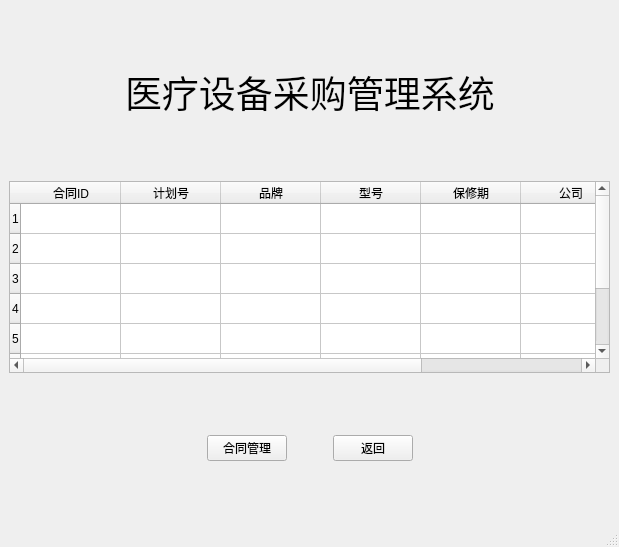
<?xml version="1.0" encoding="UTF-8"?>
<ui version="4.0">
 <class>MainWindow</class>
 <widget class="QMainWindow" name="MainWindow">
  <property name="geometry">
   <rect>
    <x>0</x>
    <y>0</y>
    <width>619</width>
    <height>547</height>
   </rect>
  </property>
  <property name="windowTitle">
   <string>合同查询</string>
  </property>
  <widget class="QWidget" name="centralwidget">
   <layout class="QVBoxLayout" name="verticalLayout">
    <item>
     <spacer name="verticalSpacer">
      <property name="orientation">
       <enum>Qt::Vertical</enum>
      </property>
      <property name="sizeHint" stdset="0">
       <size>
        <width>20</width>
        <height>40</height>
       </size>
      </property>
     </spacer>
    </item>
    <item>
     <layout class="QHBoxLayout" name="horizontalLayout">
      <item>
       <spacer name="horizontalSpacer">
        <property name="orientation">
         <enum>Qt::Horizontal</enum>
        </property>
        <property name="sizeHint" stdset="0">
         <size>
          <width>40</width>
          <height>20</height>
         </size>
        </property>
       </spacer>
      </item>
      <item>
       <widget class="QLabel" name="label">
        <property name="text">
         <string>&lt;html&gt;&lt;head/&gt;&lt;body&gt;&lt;p&gt;&lt;span style=&quot; font-size:28pt;&quot;&gt;医疗设备采购管理系统&lt;/span&gt;&lt;/p&gt;&lt;/body&gt;&lt;/html&gt;</string>
        </property>
       </widget>
      </item>
      <item>
       <spacer name="horizontalSpacer_2">
        <property name="orientation">
         <enum>Qt::Horizontal</enum>
        </property>
        <property name="sizeHint" stdset="0">
         <size>
          <width>40</width>
          <height>20</height>
         </size>
        </property>
       </spacer>
      </item>
     </layout>
    </item>
    <item>
     <spacer name="verticalSpacer_2">
      <property name="orientation">
       <enum>Qt::Vertical</enum>
      </property>
      <property name="sizeHint" stdset="0">
       <size>
        <width>20</width>
        <height>40</height>
       </size>
      </property>
     </spacer>
    </item>
    <item>
     <widget class="QTableWidget" name="table_contract">
      <row>
       <property name="text">
        <string>1</string>
       </property>
      </row>
      <row>
       <property name="text">
        <string>2</string>
       </property>
      </row>
      <row>
       <property name="text">
        <string>3</string>
       </property>
      </row>
      <row>
       <property name="text">
        <string>4</string>
       </property>
      </row>
      <row>
       <property name="text">
        <string>5</string>
       </property>
      </row>
      <row>
       <property name="text">
        <string>6</string>
       </property>
      </row>
      <row>
       <property name="text">
        <string>7</string>
       </property>
      </row>
      <row>
       <property name="text">
        <string>8</string>
       </property>
      </row>
      <column>
       <property name="text">
        <string>合同ID</string>
       </property>
       <property name="font">
        <font>
         <kerning>true</kerning>
        </font>
       </property>
      </column>
      <column>
       <property name="text">
        <string>计划号</string>
       </property>
      </column>
      <column>
       <property name="text">
        <string>品牌</string>
       </property>
      </column>
      <column>
       <property name="text">
        <string>型号</string>
       </property>
      </column>
      <column>
       <property name="text">
        <string>保修期</string>
       </property>
      </column>
      <column>
       <property name="text">
        <string>公司</string>
       </property>
      </column>
      <column>
       <property name="text">
        <string>电话</string>
       </property>
      </column>
     </widget>
    </item>
    <item>
     <spacer name="verticalSpacer_3">
      <property name="orientation">
       <enum>Qt::Vertical</enum>
      </property>
      <property name="sizeHint" stdset="0">
       <size>
        <width>20</width>
        <height>40</height>
       </size>
      </property>
     </spacer>
    </item>
    <item>
     <layout class="QHBoxLayout" name="horizontalLayout_3">
      <item>
       <spacer name="horizontalSpacer_7">
        <property name="orientation">
         <enum>Qt::Horizontal</enum>
        </property>
        <property name="sizeHint" stdset="0">
         <size>
          <width>40</width>
          <height>20</height>
         </size>
        </property>
       </spacer>
      </item>
      <item>
       <layout class="QHBoxLayout" name="horizontalLayout_2">
        <item>
         <spacer name="horizontalSpacer_4">
          <property name="orientation">
           <enum>Qt::Horizontal</enum>
          </property>
          <property name="sizeHint" stdset="0">
           <size>
            <width>40</width>
            <height>20</height>
           </size>
          </property>
         </spacer>
        </item>
        <item>
         <widget class="QPushButton" name="Button_manager">
          <property name="text">
           <string>合同管理</string>
          </property>
         </widget>
        </item>
        <item>
         <spacer name="horizontalSpacer_3">
          <property name="orientation">
           <enum>Qt::Horizontal</enum>
          </property>
          <property name="sizeHint" stdset="0">
           <size>
            <width>40</width>
            <height>20</height>
           </size>
          </property>
         </spacer>
        </item>
        <item>
         <widget class="QPushButton" name="Button_return">
          <property name="text">
           <string>返回</string>
          </property>
         </widget>
        </item>
        <item>
         <spacer name="horizontalSpacer_5">
          <property name="orientation">
           <enum>Qt::Horizontal</enum>
          </property>
          <property name="sizeHint" stdset="0">
           <size>
            <width>40</width>
            <height>20</height>
           </size>
          </property>
         </spacer>
        </item>
       </layout>
      </item>
      <item>
       <spacer name="horizontalSpacer_6">
        <property name="orientation">
         <enum>Qt::Horizontal</enum>
        </property>
        <property name="sizeHint" stdset="0">
         <size>
          <width>40</width>
          <height>20</height>
         </size>
        </property>
       </spacer>
      </item>
     </layout>
    </item>
    <item>
     <spacer name="verticalSpacer_4">
      <property name="orientation">
       <enum>Qt::Vertical</enum>
      </property>
      <property name="sizeHint" stdset="0">
       <size>
        <width>20</width>
        <height>40</height>
       </size>
      </property>
     </spacer>
    </item>
   </layout>
  </widget>
  <widget class="QMenuBar" name="menubar">
   <property name="geometry">
    <rect>
     <x>0</x>
     <y>0</y>
     <width>619</width>
     <height>22</height>
    </rect>
   </property>
  </widget>
  <widget class="QStatusBar" name="statusbar"/>
 </widget>
 <resources/>
 <connections/>
</ui>
